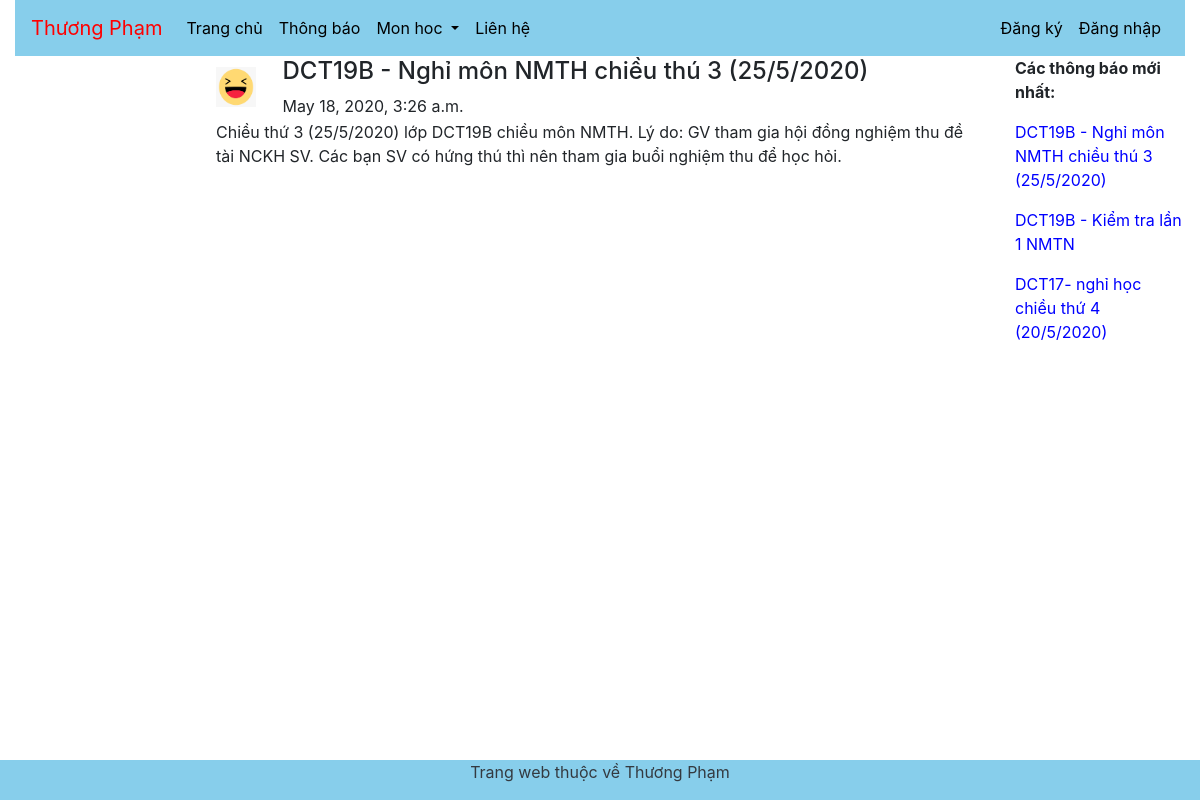
/ThongBao/3/, run on an earlier commit of the app's database.
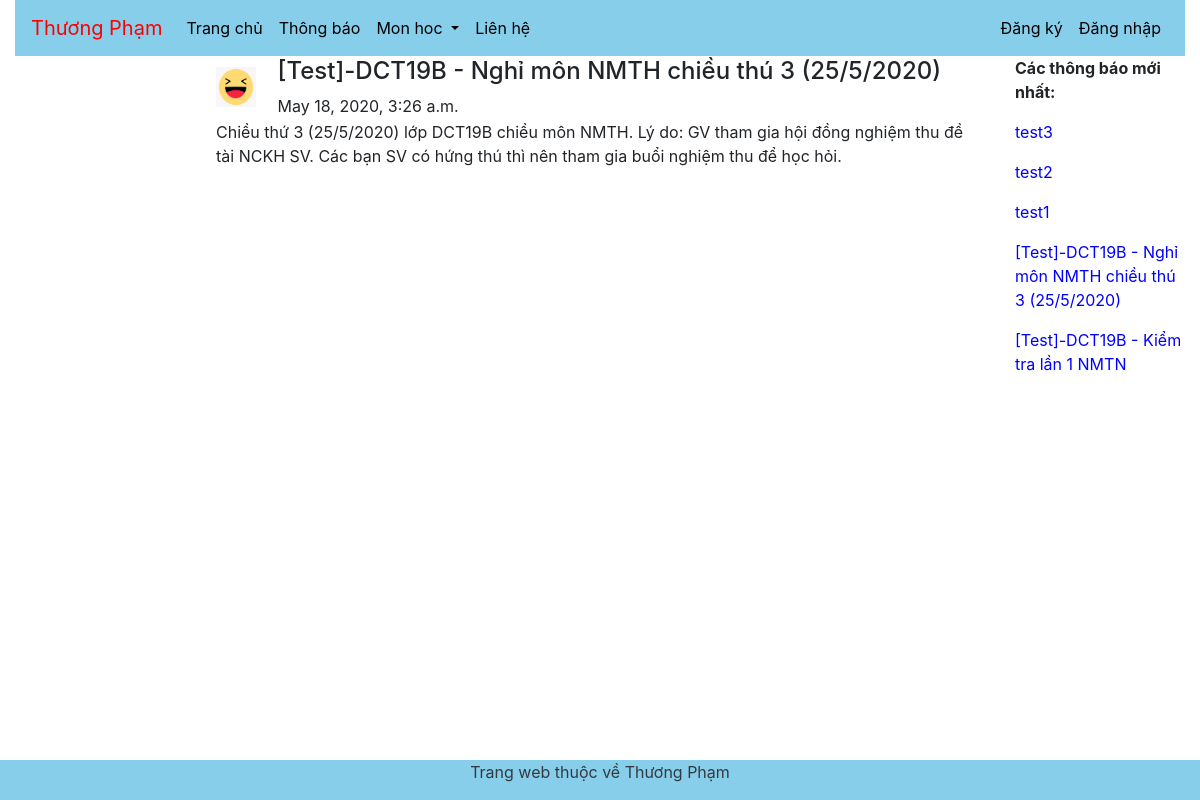
And on a later commit of the database.
### AppChinh/models.py (models this page shows)
class ThongBao(models.Model):
    LoaiTB = models.ForeignKey(LoaiThongBao,on_delete=models.CASCADE)
    TieuDeTB = models.CharField(max_length=100)
    NoiDungTB = models.TextField()
    NgayTB = models.DateTimeField(auto_now_add=True)

class LoaiThongBao(models.Model):
    LoaiTB = models.CharField(max_length=10)
    AnhTB = models.ImageField(blank=True, upload_to="HinhAnh/")

### AppChinh/views.py (the view)
# urls.py: path('ThongBao/<int:pk>/', views.ThongBaoDetailView.as_view(), name="tbct"),#Vi DetailView truy van bang primary key cua model nen ta dua vao bien pk, int:pk the hien bien pk voi kieu du lieu la int
class ThongBaoDetailView(DetailView):
    model = ThongBao
    template_name='pages/ThongBaoChiTiet.html'

### AppChinh/context_processors.py (called while the page is built)
def layThongTin(request):
    dsmon = Mon.objects.all()
    tbMoiNhat = ThongBao.objects.all().order_by('-NgayTB')[:5]
    return {'dsmon': dsmon, 'tb':tbMoiNhat}

### AppChinh/templates/pages/ThongBaoChiTiet.html (shortened to what this page needs)
{% extends "pages/Base.html" %}
{% block noidung %}
<table>
    <tr>
        <td>
            <img src="{{thongbao.LoaiTB.AnhTB.url}}" width="40px" height="40px"/>
        </td>
        <td>
            <h4>{{thongbao.TieuDeTB}}</h4>
            <h8>{{thongbao.NgayTB}}</h8>
        </td>
    </tr>
    <tr>
        <td colspan="2">
            {{thongbao.NoiDungTB}}
        </td>
    </tr>
</table>
{% endblock %}

### AppChinh/templates/pages/Base.html (shortened to what this page needs)
<!DOCTYPE html>
<html lang="en">
<head>
    {% load static %}
    <link rel="stylesheet" href="{% static 'css/bootstrap.min.css'%}" type="text/css" />
    <link rel="stylesheet" href="{% static 'tuTao.css' %}" type="text/css"/>
</head>
<body>
    <div class="container-fluid">
        <nav class="navbar navbar-expand-sm navbar-light sticky-top" style="background-color: skyblue;">
            <a class="navbar-brand" href="/">Thương Phạm
            </a>
            <div class="collapse navbar-collapse" id="collapsibleNavbar">
                <ul class="navbar-nav mr-auto">
                    <li class="nav-item">
                        <a class="nav-link" href="/">Trang chủ</a>
                    </li>
                    <li class="nav-item">
                        <a class="nav-link" href="/ThongBao">Thông báo</a>
                    </li>
                    <li class="nav-item dropdown">
                        <a class="nav-link dropdown-toggle" href="/MonHoc" id="navbardrop" data-toggle="dropdown">
                        Mon hoc
                        </a>
                    </li>
                    <li class="nav-item">
                        <a class="nav-link" href="/lienhe">Liên hệ</a>
                    </li>
                </ul>
            </div>
            <ul class="navbar-nav ml-auto">
                {% if request.session.username %}
                <li class="nav-item">
                    <a class="nav-link">Xin chào {{request.session.username}}</a>
                </li>
                <li class="nav-item">
                    <a class="nav-link" href="{% url 'Logout' %}">Đăng xuất</a>
                </li>
                {% else %}
                <li class="nav-item">
                    <a class="nav-link" href="{% url 'Dangky' %}">Đăng ký</a>
                </li>
                <li class="nav-item">
                    <a class="nav-link" href="{% url 'Dangnhap' %}">Đăng nhập</a>
                </li>
                {% endif %}
            </ul>
        </nav>
        <div class="row">
            <div class="col-sm-2">
            </div>
            <div class="col-sm-8">
                <div>
                    {% block noidung %}
                    {% endblock %}
                </div>
            </div>
            <div class="col-sm-2">
                <div>
                    <p><b>Các thông báo mới nhất:</b></p>
                    {% for t in tb %}
                        <p><a href="{% url 'tbct' t.id %}">{{t.TieuDeTB}}</a></p>
                    {% endfor %}
                </div>
            </div>
        </div>
        <div class="row footer text-center text-dark" style="background-color: skyblue;">
            <div class="col">
                <p>Trang web thuộc về Thương Phạm</p>
            </div>
        </div>
    </div>
</body>
</html>

### static/css/tuTao.css (style rules this page uses)
html { position: relative; min-height: 100%; }
body { margin-bottom: 40px; }
.footer { position: absolute; bottom: 0; width: 100%; height: 40px; }
.navbar, .footer { background-color: cornflowerblue; }
.navbar .nav-item .nav-link { color: black; }
.navbar .navbar-brand { color: red; animation-name: example; animation-duration: 4s; animation-iteration-count: infinite; animation-direction: alternate; }
.navbar-brand { transition: margin-left 20s 0.5s ; -moz-transition: margin-left 20s 0.5s ease-in-out; -webkit-transition: margin-left 20s 0.5s ease-in-out; }
a:link { color: blue; }

What changed in the data, as far as the page shows it:
no longer on this page (row edited): ThongBao: TieuDeTB "DCT17- nghỉ học chiều thứ 4 (20/5/2020)"
changed ThongBao: TieuDeTB "DCT19B - Nghỉ môn NMTH chiều thú 3 (25/5/2020)" → "[Test]-DCT19B - Nghỉ môn NMTH chiều thú 3 (25/5/2020)"
added ThongBao: TieuDeTB "test3"
added ThongBao: TieuDeTB "test2"
added ThongBao: TieuDeTB "test1"
changed ThongBao: TieuDeTB "DCT19B - Kiểm tra lần 1 NMTN" → "[Test]-DCT19B - Kiểm tra lần 1 NMTN"
